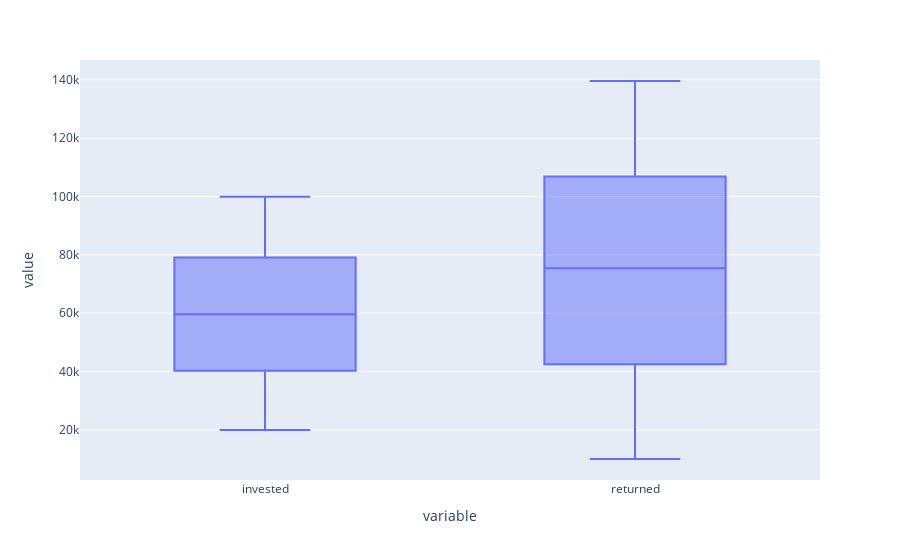

The cell this chart's notebook holds for it:
### Code cell
px.box(df, y=['invested', 'returned'])
# visualizando a distribuição dos valores investidos e retornados

### Figure 1 — Plotly figure (JSON) as saved in the notebook; plotly's stock layout.template omitted (floating-point values rounded to 4 significant figures; data arrays with more than 128 entries replaced by an {"elided": "..."} marker saying what was removed)
{"data": [{"alignmentgroup": "True", "hovertemplate": "variable=%{x}<br>value=%{y}<extra></extra>", "legendgroup": "", "marker": {"color": "#636efa"}, "name": "", "notched": false, "offsetgroup": "", "orientation": "v", "showlegend": false, "type": "box", "x": {"elided": "2192 str values"}, "x0": " ", "xaxis": "x", "y": {"elided": "2192 int values"}, "y0": " ", "yaxis": "y"}], "layout": {"boxmode": "group", "legend": {"tracegroupgap": 0}, "margin": {"t": 60}, "xaxis": {"anchor": "y", "domain": [0, 1], "title": {"text": "variable"}}, "yaxis": {"anchor": "x", "domain": [0, 1], "title": {"text": "value"}}}}
